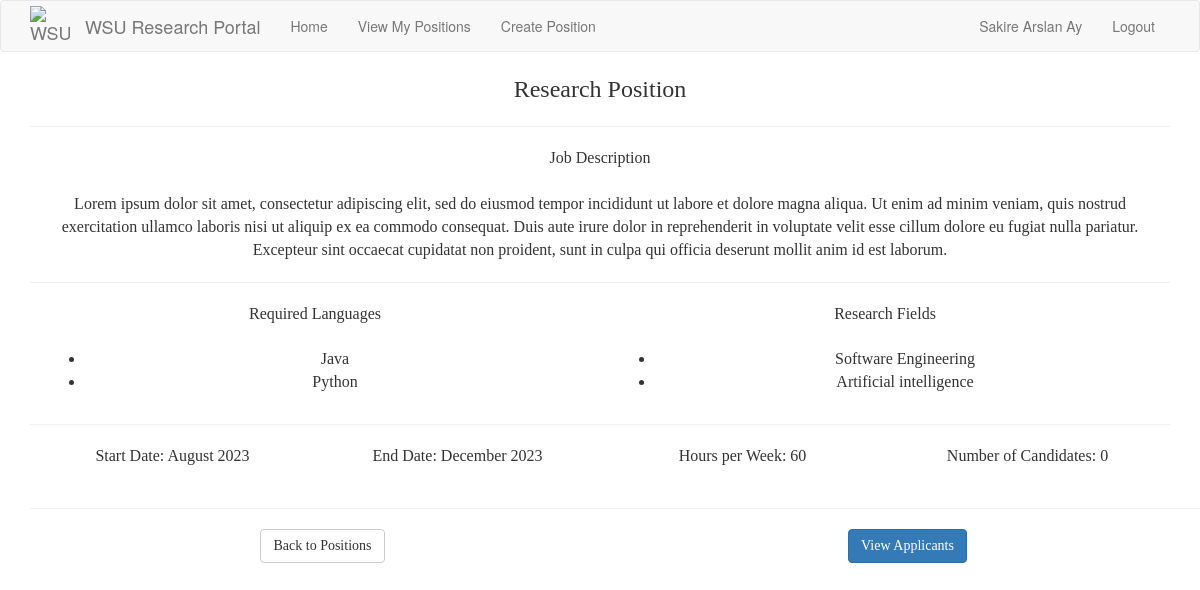
Before: /positions/1 (signed in) with the older database file.
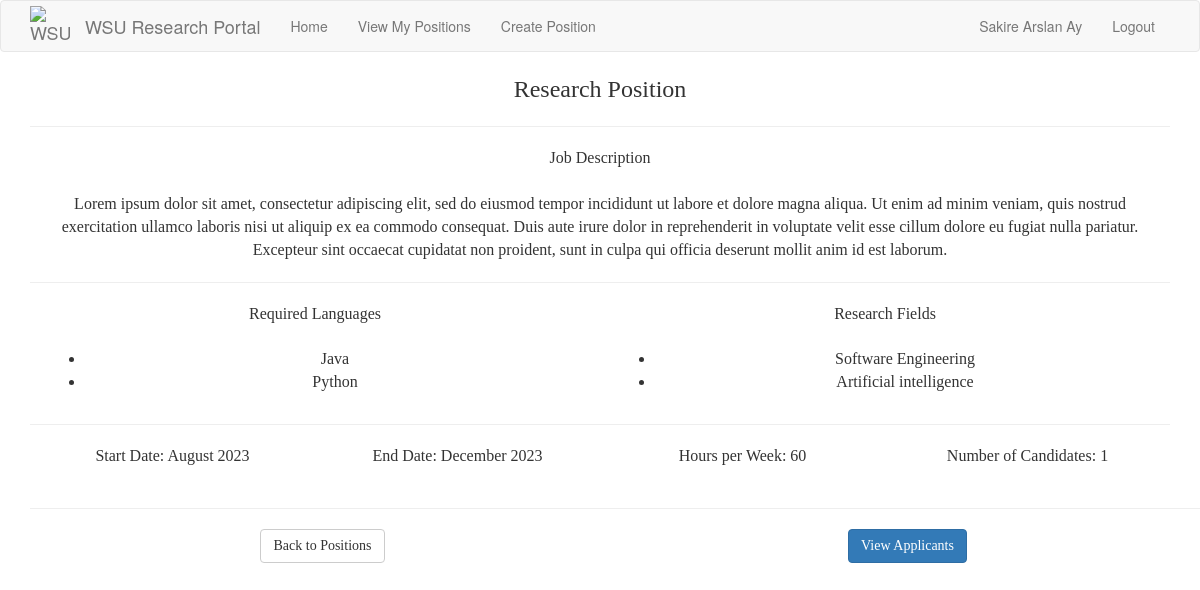
After: the same page with the newer database file.
### src/Model/models.py (models this page shows)
class Position(db.Model):
    id = db.Column(db.Integer, primary_key=True)
    title = db.Column(db.String(32), unique=True)
    description = db.Column(db.String(256))
    start_date = db.Column(db.String(256))
    end_date = db.Column(db.String(256))
    work_load = db.Column(db.Integer) # Time commitment.
    languages = db.relationship(
        'Language',
        secondary = positionLanguages,
        primaryjoin = (positionLanguages.c.position_id == id),
        lazy='dynamic',
        overlaps='languages'
    )
    research_fields = db.relationship(
        'Interest',
        secondary=positionInterests,
        primaryjoin=(positionInterests.c.position_id == id),
        lazy='dynamic',
        overlaps='interests'
    )
    candidates = db.Column(db.Integer) # Stores the ID's of the current candidates for the position.
    applications = db.relationship('Application', backref='position') # A position has multiple applications associated to it.
    professor_id = db.Column(db.Integer, db.ForeignKey('professor.id')) # Every position has one professor associated to it.

### src/Controller/position_routes.py (the view)
@routes.route("/positions/<position_id>")
def positions_by_id(position_id):
    position = Position.query.filter_by(id=position_id).first()
    if position is None:
        return render_template("errors/404.html"), 404
    if (current_user.user_type != "Student") and (current_user.id != position.professor_id):
        return render_template("errors/403.html"), 403
    return render_template("Position Pages/position_page.html", position=position)

### app.py (called while the page is built)
@app.context_processor
def inject_request():
    return dict(request=request)

@app.before_request
def initBD(*args, **kwargs):
    if app.got_first_request:
        db.create_all()
        if Language.query.count() == 0:
            languages = ['Java','C', 'Python', 'C++', 'JavaScript', 'HTML', 'CSS']
            for t in languages:
                db.session.add(Language(name=t))
        db.session.commit()
        if Interest.query.count() == 0:
            interests = ['Software Engineering', 'Artificial intelligence', 'Cyber Security', 'Machine Learning', 'Computer Architecture', 'Data Science']
            for t in interests:
                db.session.add(Interest(name=t))
        db.session.commit()

### src/Model/models.py (called while the page is built)
@login.user_loader
def load_user(id):
    return User.query.get(int(id))

### src/View/templates/Position Pages/position_page.html (shortened to what this page needs)
{% extends "base.html" %}
{% block app_content %}
<link rel="stylesheet" href="{{ url_for('static', filename='classes.css') }}">
<div class="container-fluid">
    <div class="row">
        <div class="col-md-12 title-text">
            {{ position.title }}
        </div>
    </div>
    <div class="row">
        <hr>
        <div class="col-md-12 description-text">
            Job Description <br><br>
            {{ position.description }}
        </div>
    </div>
    <div class="row">
        <hr>
        <div class="col-md-6 description-text">
            Required Languages<br><br>
            <ul>
                {% for language in position.languages %}
                    <li>{{ language.name }}</li>
                {% endfor %}
            </ul>
        </div>
        <div class="col-md-6 description-text">
            Research Fields <br> <br>
            <ul>
                {% for research_field in position.research_fields %}
                    <li>{{ research_field.name }}</li>
                {% endfor %}
            </ul>
        </div>
    </div>
    <div class="row">
        <hr>
        <div class = "col-md-3 description-text">
            Start Date: {{position.start_date}}
        </div>
        <div class = "col-md-3 description-text">
            End Date: {{position.end_date}}
        </div>
        <div class = "col-md-3 description-text">
            Hours per Week: {{position.work_load}}
        </div>
        <div class = "col-md-3 description-text">
            Number of Candidates: {{position.candidates}}
        </div>
    </div>
</div>
<br>
<div class="container">
    <div class="row">
        <hr>
        <div class="col-md-6 description-text">
            <a href="{{ url_for('positions.positions') }}" class="btn btn-default text-center">Back to Positions</a>
        </div>
        {% if current_user.user_type == "Student" %}
        <div class="col-md-6 description-text">
            <a href="{{ url_for('positions.positions_by_id_apply', position_id=position.id) }}" class="btn btn-primary text-center">Apply</a>
        </div>
        {% elif current_user.user_type == "Professor" %}
        <div class="cold-md-6 description-text">
            <a href="{{ url_for('positions.positions_by_id_applicants', position_id=position.id) }}" class="btn btn-primary text-center">View Applicants</a>
        </div>
        {% endif %}
    </div>
</div>
{% endblock %}

Changed rows visible on the page:
changed Position "Research Position": candidates "0" → "1"
